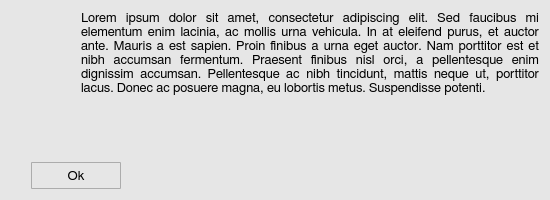
<?xml version="1.0" encoding="UTF-8"?>
<ui version="4.0">
 <class>infoWindow</class>
 <widget class="QWidget" name="infoWindow">
  <property name="geometry">
   <rect>
    <x>0</x>
    <y>0</y>
    <width>550</width>
    <height>200</height>
   </rect>
  </property>
  <property name="minimumSize">
   <size>
    <width>550</width>
    <height>0</height>
   </size>
  </property>
  <property name="maximumSize">
   <size>
    <width>550</width>
    <height>16777215</height>
   </size>
  </property>
  <property name="font">
   <font>
    <family>FreeSans</family>
    <pointsize>10</pointsize>
    <weight>50</weight>
    <bold>false</bold>
    <stylestrategy>PreferAntialias</stylestrategy>
    <kerning>true</kerning>
   </font>
  </property>
  <property name="windowTitle">
   <string>Information</string>
  </property>
  <property name="windowIcon">
   <iconset>
    <normaloff>icons/info_popup_icon.svg</normaloff>icons/info_popup_icon.svg</iconset>
  </property>
  <property name="styleSheet">
   <string notr="true">QWidget {
	background-color: rgb(230,230,230);
}</string>
  </property>
  <layout class="QGridLayout" name="gridLayout_2">
   <item row="0" column="0">
    <layout class="QVBoxLayout" name="verticalLayout_2">
     <item>
      <layout class="QGridLayout" name="gridLayout">
       <property name="horizontalSpacing">
        <number>20</number>
       </property>
       <property name="verticalSpacing">
        <number>7</number>
       </property>
       <item row="0" column="0">
        <layout class="QVBoxLayout" name="verticalLayout">
         <item>
          <widget class="QLabel" name="label_2">
           <property name="sizePolicy">
            <sizepolicy hsizetype="Fixed" vsizetype="Fixed">
             <horstretch>0</horstretch>
             <verstretch>0</verstretch>
            </sizepolicy>
           </property>
           <property name="minimumSize">
            <size>
             <width>50</width>
             <height>50</height>
            </size>
           </property>
           <property name="maximumSize">
            <size>
             <width>50</width>
             <height>50</height>
            </size>
           </property>
           <property name="text">
            <string/>
           </property>
           <property name="pixmap">
            <pixmap>icons/info_popup_icon.svg</pixmap>
           </property>
           <property name="scaledContents">
            <bool>true</bool>
           </property>
          </widget>
         </item>
         <item>
          <spacer name="verticalSpacer">
           <property name="orientation">
            <enum>Qt::Vertical</enum>
           </property>
           <property name="sizeHint" stdset="0">
            <size>
             <width>20</width>
             <height>40</height>
            </size>
           </property>
          </spacer>
         </item>
        </layout>
       </item>
       <item row="0" column="1">
        <widget class="QLabel" name="label_1">
         <property name="sizePolicy">
          <sizepolicy hsizetype="Expanding" vsizetype="Expanding">
           <horstretch>0</horstretch>
           <verstretch>0</verstretch>
          </sizepolicy>
         </property>
         <property name="minimumSize">
          <size>
           <width>0</width>
           <height>0</height>
          </size>
         </property>
         <property name="maximumSize">
          <size>
           <width>16777215</width>
           <height>16777215</height>
          </size>
         </property>
         <property name="font">
          <font>
           <family>FreeSans</family>
           <pointsize>10</pointsize>
           <weight>50</weight>
           <bold>false</bold>
           <stylestrategy>PreferAntialias</stylestrategy>
           <kerning>true</kerning>
          </font>
         </property>
         <property name="frameShape">
          <enum>QFrame::NoFrame</enum>
         </property>
         <property name="frameShadow">
          <enum>QFrame::Plain</enum>
         </property>
         <property name="lineWidth">
          <number>0</number>
         </property>
         <property name="midLineWidth">
          <number>0</number>
         </property>
         <property name="text">
          <string>&lt;html&gt;&lt;head/&gt;&lt;body&gt;&lt;p align=&quot;justify&quot;&gt;Lorem ipsum dolor sit amet, consectetur adipiscing elit. Sed faucibus mi elementum enim lacinia, ac mollis urna vehicula. In at eleifend purus, et auctor ante. Mauris a est sapien. Proin finibus a urna eget auctor. Nam porttitor est et nibh accumsan fermentum. Praesent finibus nisl orci, a pellentesque enim dignissim accumsan. Pellentesque ac nibh tincidunt, mattis neque ut, porttitor lacus. Donec ac posuere magna, eu lobortis metus. Suspendisse potenti.&lt;/p&gt;&lt;/body&gt;&lt;/html&gt;</string>
         </property>
         <property name="textFormat">
          <enum>Qt::AutoText</enum>
         </property>
         <property name="alignment">
          <set>Qt::AlignJustify|Qt::AlignTop</set>
         </property>
         <property name="wordWrap">
          <bool>true</bool>
         </property>
         <property name="openExternalLinks">
          <bool>true</bool>
         </property>
        </widget>
       </item>
      </layout>
     </item>
     <item>
      <spacer name="verticalSpacer_2">
       <property name="orientation">
        <enum>Qt::Vertical</enum>
       </property>
       <property name="sizeType">
        <enum>QSizePolicy::Fixed</enum>
       </property>
       <property name="sizeHint" stdset="0">
        <size>
         <width>20</width>
         <height>20</height>
        </size>
       </property>
      </spacer>
     </item>
     <item>
      <layout class="QHBoxLayout" name="horizontalLayout_2">
       <item>
        <spacer name="horizontalSpacer_3">
         <property name="orientation">
          <enum>Qt::Horizontal</enum>
         </property>
         <property name="sizeType">
          <enum>QSizePolicy::Fixed</enum>
         </property>
         <property name="sizeHint" stdset="0">
          <size>
           <width>20</width>
           <height>20</height>
          </size>
         </property>
        </spacer>
       </item>
       <item>
        <widget class="QToolButton" name="button">
         <property name="minimumSize">
          <size>
           <width>90</width>
           <height>27</height>
          </size>
         </property>
         <property name="maximumSize">
          <size>
           <width>90</width>
           <height>27</height>
          </size>
         </property>
         <property name="font">
          <font>
           <family>FreeSans</family>
           <pointsize>10</pointsize>
           <weight>50</weight>
           <bold>false</bold>
           <stylestrategy>PreferDefault</stylestrategy>
           <kerning>true</kerning>
          </font>
         </property>
         <property name="styleSheet">
          <string notr="true">QToolButton {
	border: 1px solid #acacac;
	border-radius: 1px;
	background-color: qlineargradient(x1:0, y1:0, x2:0, y2:1,
									stop:0 #f0f0f0, stop:1 #e5e5e5);
}

QToolButton:hover {
	border: 1px solid #7eb4ea;
	border-radius: 1px;
	background-color: qlineargradient(x1:0, y1:0, x2:0, y2:1,
									stop:0 #ecf4fc, stop:1 #dcecfc);
}

QToolButton:pressed {
	border: 1px solid #579de5;
	border-radius: 1px;
	background-color: qlineargradient(x1:0, y1:0, x2:0, y2:1,
									stop:0 #daecfc, stop:1 #c4e0fc);
}</string>
         </property>
         <property name="text">
          <string>Ok</string>
         </property>
        </widget>
       </item>
       <item>
        <spacer name="horizontalSpacer_4">
         <property name="orientation">
          <enum>Qt::Horizontal</enum>
         </property>
         <property name="sizeHint" stdset="0">
          <size>
           <width>40</width>
           <height>20</height>
          </size>
         </property>
        </spacer>
       </item>
      </layout>
     </item>
    </layout>
   </item>
  </layout>
 </widget>
 <resources/>
 <connections/>
</ui>
